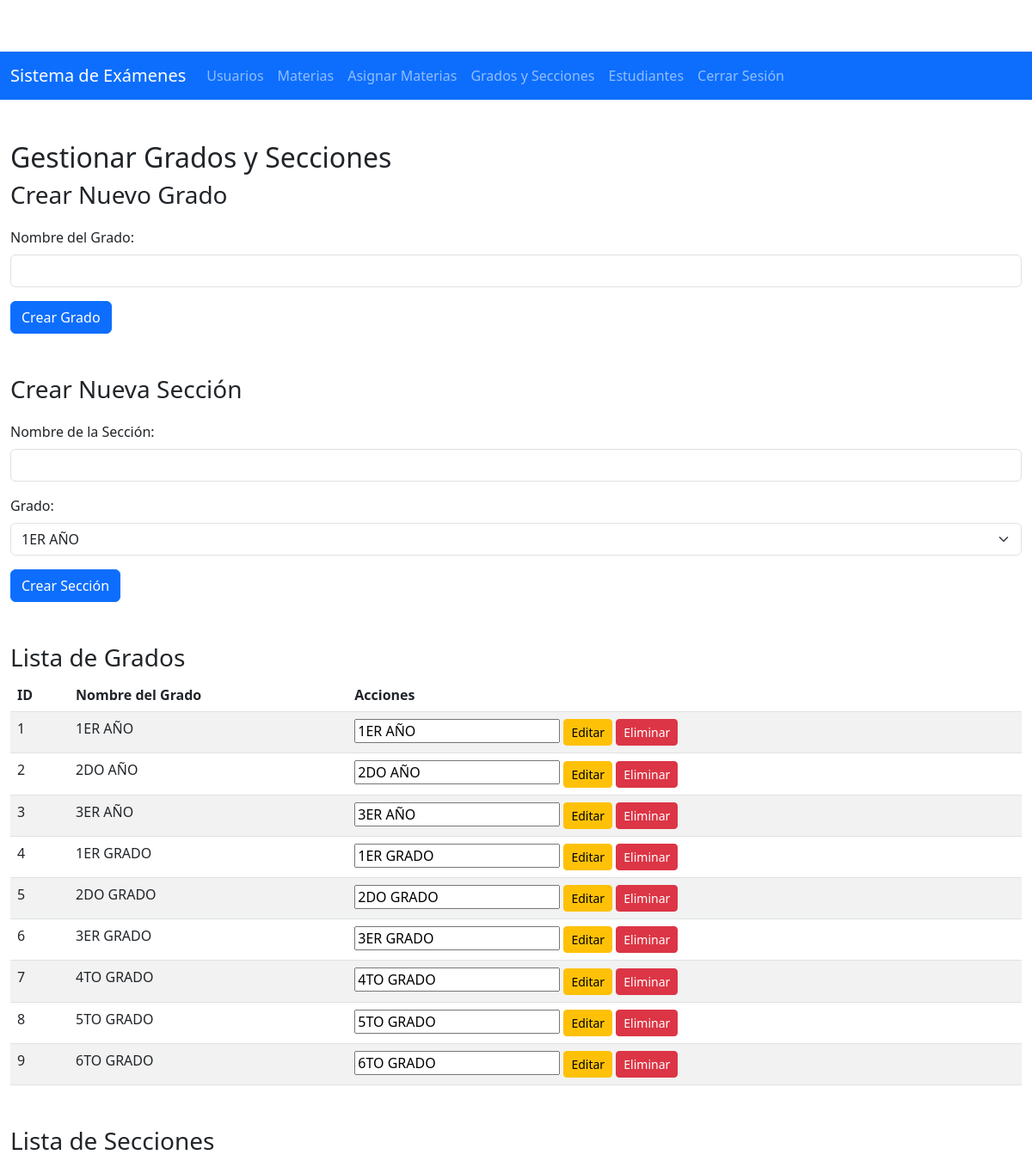
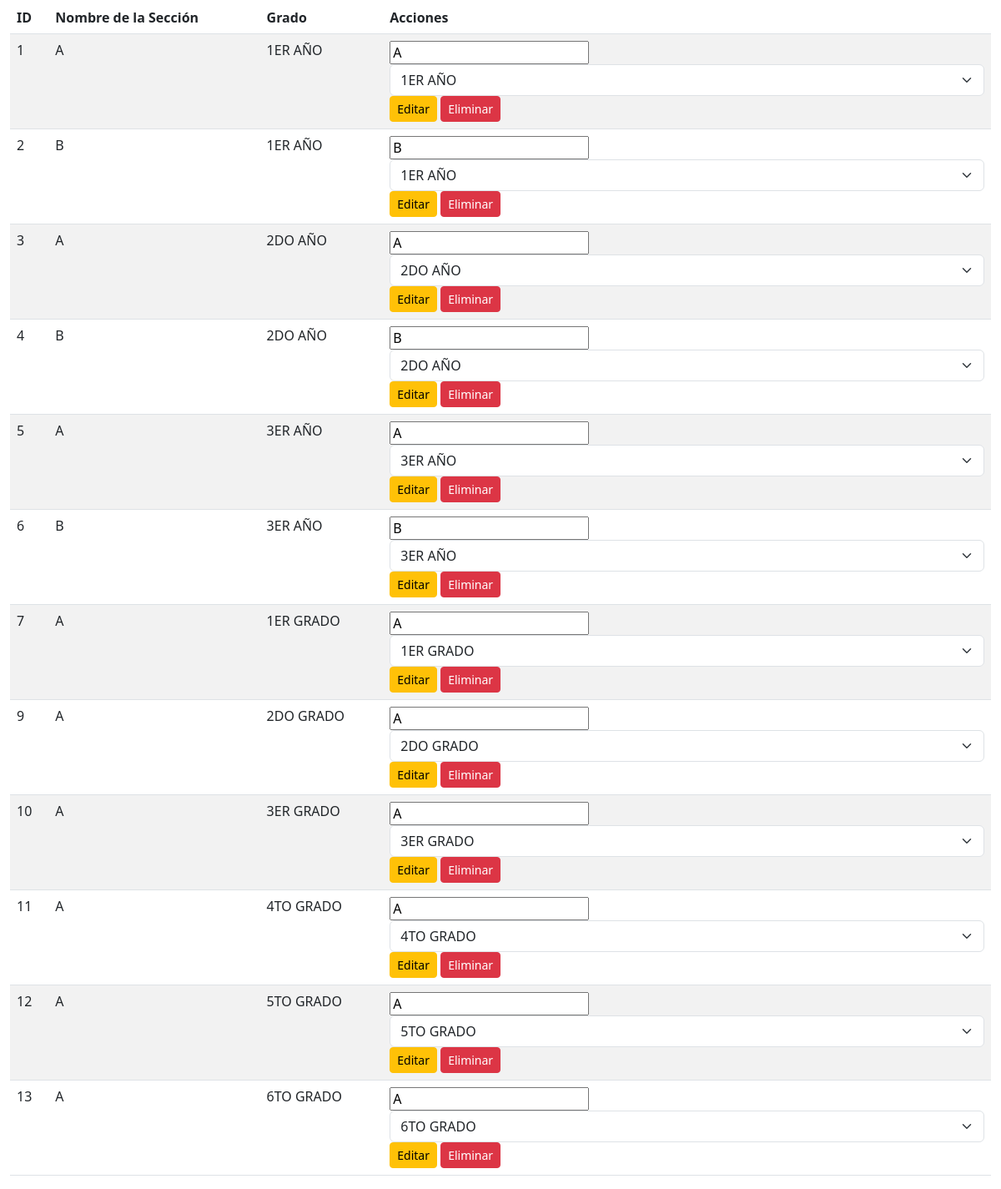
The page /gestion_grados_secciones.php (signed in) on the database its author committed (2 pictures, top to bottom).
### tables this page shows
CREATE TABLE `grados` (
  `id_grado` int(11) NOT NULL,
  `nombre_grado` varchar(50) NOT NULL
);

CREATE TABLE `secciones` (
  `id_seccion` int(11) NOT NULL,
  `nombre_seccion` varchar(50) NOT NULL,
  `id_grado` int(11) NOT NULL
);

### includes/auth.php (called while the page is built, shortened)
<?php
function isLoggedIn() {
    return isset($_SESSION['id_usuario']);
}
function isAdmin() {
    return isLoggedIn() && $_SESSION['rol'] === 'administrador';
}
?>

### gestion_grados_secciones.php (the view, shortened to what this page needs)
<?php
require_once 'includes/auth.php';
require_once 'includes/db.php';
require_once 'includes/menu.php';
$stmtGrados = $pdo->query("SELECT * FROM grados");
$grados = $stmtGrados->fetchAll(PDO::FETCH_ASSOC);
$stmtSecciones = $pdo->query("SELECT s.id_seccion, s.nombre_seccion, s.id_grado, g.nombre_grado
                              FROM secciones s
                              JOIN grados g ON s.id_grado = g.id_grado");
$secciones = $stmtSecciones->fetchAll(PDO::FETCH_ASSOC);
mostrarMenu();
?>
<!DOCTYPE html>
<html lang="es">
<head>
    <link href="https://cdn.jsdelivr.net/npm/bootstrap@5.3.0-alpha1/dist/css/bootstrap.min.css" rel="stylesheet">
    <link rel="stylesheet" href="css/styles.css">
</head>
<body>
    <div class="container mt-5">
        <h2>Gestionar Grados y Secciones</h2>
        <h3>Crear Nuevo Grado</h3>
        <form method="POST" action="">
            <div class="mb-3">
                <label for="nombre_grado" class="form-label">Nombre del Grado:</label>
                <input type="text" class="form-control" id="nombre_grado" name="nombre_grado" required>
            </div>
            <button type="submit" name="crear_grado" class="btn btn-primary">Crear Grado</button>
        </form>
        <h3 class="mt-5">Crear Nueva Sección</h3>
        <form method="POST" action="">
            <div class="mb-3">
                <label for="nombre_seccion" class="form-label">Nombre de la Sección:</label>
                <input type="text" class="form-control" id="nombre_seccion" name="nombre_seccion" required>
            </div>
            <div class="mb-3">
                <label for="id_grado" class="form-label">Grado:</label>
                <select class="form-select" id="id_grado" name="id_grado" required>
                    <?php foreach ($grados as $grado): ?>
                        <option value="<?php echo $grado['id_grado']; ?>"><?php echo htmlspecialchars($grado['nombre_grado']); ?></option>
                    <?php endforeach; ?>
                </select>
            </div>
            <button type="submit" name="crear_seccion" class="btn btn-primary">Crear Sección</button>
        </form>
        <h3 class="mt-5">Lista de Grados</h3>
        <table class="table table-striped">
            <thead>
                <tr>
                    <th>ID</th>
                    <th>Nombre del Grado</th>
                    <th>Acciones</th>
                </tr>
            </thead>
            <tbody>
                <?php foreach ($grados as $grado): ?>
                    <tr>
                        <td><?php echo $grado['id_grado']; ?></td>
                        <td><?php echo htmlspecialchars($grado['nombre_grado']); ?></td>
                        <td>
                            <form method="POST" action="" class="d-inline">
                                <input type="text" name="nombre_grado" value="<?php echo htmlspecialchars($grado['nombre_grado']); ?>" required>
                                <button type="submit" name="editar_grado" class="btn btn-warning btn-sm">Editar</button>
                            </form>
                            <a href="?eliminar_grado=<?php echo $grado['id_grado']; ?>" class="btn btn-danger btn-sm" onclick="return confirm('¿Estás seguro de eliminar este grado?');">Eliminar</a>
                        </td>
                    </tr>
                <?php endforeach; ?>
            </tbody>
        </table>
        <h3 class="mt-5">Lista de Secciones</h3>
        <table class="table table-striped">
            <thead>
                <tr>
                    <th>ID</th>
                    <th>Nombre de la Sección</th>
                    <th>Grado</th>
                    <th>Acciones</th>
                </tr>
            </thead>
            <tbody>
                <?php foreach ($secciones as $seccion): ?>
                    <tr>
                        <td><?php echo $seccion['id_seccion']; ?></td>
                        <td><?php echo htmlspecialchars($seccion['nombre_seccion']); ?></td>
                        <td><?php echo htmlspecialchars($seccion['nombre_grado']); ?></td>
                        <td>
                            <form method="POST" action="" class="d-inline">
                                <input type="text" name="nombre_seccion" value="<?php echo htmlspecialchars($seccion['nombre_seccion']); ?>" required>
                                <select name="id_grado" class="form-select d-inline" required>
                                    <?php foreach ($grados as $grado): ?>
                                        <option value="<?php echo $grado['id_grado']; ?>" <?php echo isset($seccion['id_grado']) && $grado['id_grado'] == $seccion['id_grado'] ? 'selected' : ''; ?>>
                                            <?php echo htmlspecialchars($grado['nombre_grado']); ?>
                                        </option>
                                    <?php endforeach; ?>
                                </select>
                                <button type="submit" name="editar_seccion" class="btn btn-warning btn-sm">Editar</button>
                            </form>
                            <a href="?eliminar_seccion=<?php echo $seccion['id_seccion']; ?>" class="btn btn-danger btn-sm" onclick="return confirm('¿Estás seguro de eliminar esta sección?');">Eliminar</a>
                        </td>
                    </tr>
                <?php endforeach; ?>
            </tbody>
        </table>
    </div>
</body>
</html>

### includes/menu.php (shortened to what this page needs)
<?php
require_once 'auth.php';
function mostrarMenu() {
    echo '<nav class="navbar navbar-expand-lg navbar-dark bg-primary">';
    echo '<div class="container-fluid">';
    echo '<a class="navbar-brand" href="dashboard.php">Sistema de Exámenes</a>';
    echo '<div class="collapse navbar-collapse" id="navbarNav">';
    echo '<ul class="navbar-nav">';
    if (isAdmin()) {
        echo '<li class="nav-item"><a class="nav-link" href="gestion_usuarios.php">Usuarios</a></li>';
        echo '<li class="nav-item"><a class="nav-link" href="gestion_materias.php">Materias</a></li>';
        echo '<li class="nav-item"><a class="nav-link" href="asignar_materias.php">Asignar Materias</a></li>';
        echo '<li class="nav-item"><a class="nav-link" href="gestion_grados_secciones.php">Grados y Secciones</a></li>';
        echo '<li class="nav-item"><a class="nav-link" href="gestion_estudiantes.php">Estudiantes</a></li>';
    }
    echo '<li class="nav-item"><a class="nav-link" href="logout.php">Cerrar Sesión</a></li>';
    echo '</ul>';
    echo '</div>';
    echo '</div>';
    echo '</nav>';
}
?>

### css/styles.css (style rules this page uses)
body { padding-top: 60px; }
.container { max-width: 1200px; }
form { margin-top: 20px; }

### rows shown on the page
grados: id_grado "1", nombre_grado "1ER AÑO"
grados: id_grado "2", nombre_grado "2DO AÑO"
grados: id_grado "3", nombre_grado "3ER AÑO"
grados: id_grado "4", nombre_grado "1ER GRADO"
grados: id_grado "5", nombre_grado "2DO GRADO"
grados: id_grado "6", nombre_grado "3ER GRADO"
grados: id_grado "7", nombre_grado "4TO GRADO"
grados: id_grado "8", nombre_grado "5TO GRADO"
grados: id_grado "9", nombre_grado "6TO GRADO"
secciones: id_seccion "1", nombre_seccion "A", id_grado.nombre_grado "1ER AÑO", id_grado "1ER AÑO"
secciones: id_seccion "2", nombre_seccion "B", id_grado.nombre_grado "1ER AÑO", id_grado "1ER AÑO"
secciones: id_seccion "3", nombre_seccion "A", id_grado.nombre_grado "2DO AÑO", id_grado "2DO AÑO"
secciones: id_seccion "4", nombre_seccion "B", id_grado.nombre_grado "2DO AÑO", id_grado "2DO AÑO"
secciones: id_seccion "5", nombre_seccion "A", id_grado.nombre_grado "3ER AÑO", id_grado "3ER AÑO"
secciones: id_seccion "6", nombre_seccion "B", id_grado.nombre_grado "3ER AÑO", id_grado "3ER AÑO"
secciones: id_seccion "7", nombre_seccion "A", id_grado.nombre_grado "1ER GRADO", id_grado "1ER GRADO"
secciones: id_seccion "9", nombre_seccion "A", id_grado.nombre_grado "2DO GRADO", id_grado "2DO GRADO"
secciones: id_seccion "10", nombre_seccion "A", id_grado.nombre_grado "3ER GRADO", id_grado "3ER GRADO"
secciones: id_seccion "11", nombre_seccion "A", id_grado.nombre_grado "4TO GRADO", id_grado "4TO GRADO"
secciones: id_seccion "12", nombre_seccion "A", id_grado.nombre_grado "5TO GRADO", id_grado "5TO GRADO"
secciones: id_seccion "13", nombre_seccion "A", id_grado.nombre_grado "6TO GRADO", id_grado "6TO GRADO"

### other values the page prints
form field id_grado "1ER AÑO"
